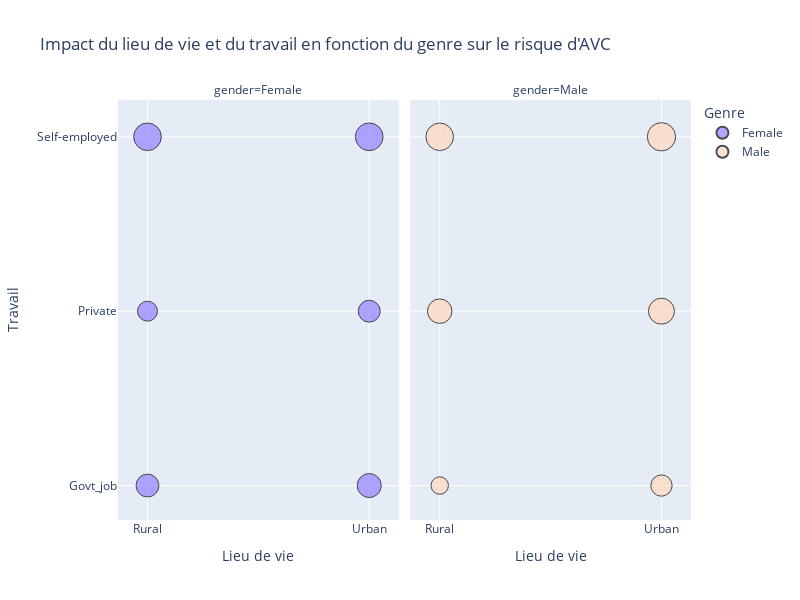

The cell this chart's notebook holds for it:
### Code cell
# Pour les mêmes conditions de travail et pour un même lieu de vie, le genre de l’individu a-t-il un impact sur le risque d’avoir un AVC ?
df = df[df["age"] > 18]
grouped = df.groupby(["Residence_type", "work_type", "gender"])["stroke"].mean().reset_index()

fig = px.scatter(grouped, x="Residence_type", y="work_type",
                 size="stroke", color="gender", color_discrete_map={"Male": "#FFD8BE", "Female": "#9381FF"},
                 hover_name="Residence_type", facet_col="gender",
                 title="Impact du lieu de vie et du travail en fonction du genre sur le risque d'AVC",
                 labels={"stroke": "Pourcentage d'AVC", "Residence_type": "Lieu de vie", "work_type": "Travail"},
                 width=800, height=600)
fig.update_layout(showlegend=True)
fig.update_layout(legend_title_text="Genre")
fig.for_each_trace(lambda t: t.update(marker=dict(line=dict(width=1, color='Black'))))

fig.show()

### Figure 1 — Plotly figure (JSON) as saved in the notebook; plotly's stock layout.template omitted (floating-point values rounded to 4 significant figures)
{"data": [{"hovertemplate": "<b>%{hovertext}</b><br><br>gender=Female<br>Lieu de vie=%{x}<br>Travail=%{y}<br>Pourcentage d'AVC=%{marker.size}<extra></extra>", "hovertext": ["Rural", "Rural", "Rural", "Urban", "Urban", "Urban"], "legendgroup": "Female", "marker": {"color": "#9381FF", "size": [0.05495, 0.04167, 0.08017, 0.06075, 0.05048, 0.08046], "sizemode": "area", "sizeref": 0.0002097, "symbol": "circle", "line": {"color": "Black", "width": 1}}, "mode": "markers", "name": "Female", "orientation": "v", "showlegend": true, "x": ["Rural", "Rural", "Rural", "Urban", "Urban", "Urban"], "xaxis": "x", "y": ["Govt_job", "Private", "Self-employed", "Govt_job", "Private", "Self-employed"], "yaxis": "y", "type": "scatter"}, {"hovertemplate": "<b>%{hovertext}</b><br><br>gender=Male<br>Lieu de vie=%{x}<br>Travail=%{y}<br>Pourcentage d'AVC=%{marker.size}<extra></extra>", "hovertext": ["Rural", "Rural", "Rural", "Urban", "Urban", "Urban"], "legendgroup": "Male", "marker": {"color": "#FFD8BE", "size": [0.03175, 0.06296, 0.07947, 0.04762, 0.07078, 0.08387], "sizemode": "area", "sizeref": 0.0002097, "symbol": "circle", "line": {"color": "Black", "width": 1}}, "mode": "markers", "name": "Male", "orientation": "v", "showlegend": true, "x": ["Rural", "Rural", "Rural", "Urban", "Urban", "Urban"], "xaxis": "x2", "y": ["Govt_job", "Private", "Self-employed", "Govt_job", "Private", "Self-employed"], "yaxis": "y2", "type": "scatter"}], "layout": {"xaxis": {"anchor": "y", "domain": [0.0, 0.49], "title": {"text": "Lieu de vie"}}, "yaxis": {"anchor": "x", "domain": [0.0, 1.0], "title": {"text": "Travail"}}, "xaxis2": {"anchor": "y2", "domain": [0.51, 1.0], "matches": "x", "title": {"text": "Lieu de vie"}}, "yaxis2": {"anchor": "x2", "domain": [0.0, 1.0], "matches": "y", "showticklabels": false}, "annotations": [{"font": {}, "showarrow": false, "text": "gender=Female", "x": 0.245, "xanchor": "center", "xref": "paper", "y": 1.0, "yanchor": "bottom", "yref": "paper"}, {"font": {}, "showarrow": false, "text": "gender=Male", "x": 0.755, "xanchor": "center", "xref": "paper", "y": 1.0, "yanchor": "bottom", "yref": "paper"}], "legend": {"title": {"text": "Genre"}, "tracegroupgap": 0, "itemsizing": "constant"}, "title": {"text": "Impact du lieu de vie et du travail en fonction du genre sur le risque d'AVC"}, "height": 600, "width": 800, "showlegend": true}}
